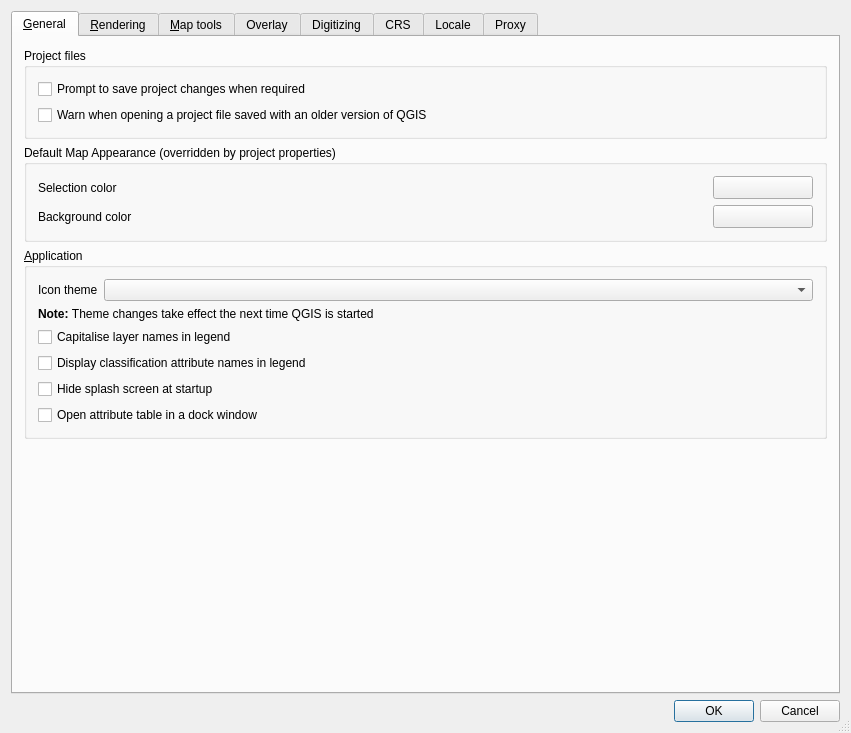
<ui version="4.0" >
 <class>QgsOptionsBase</class>
 <widget class="QDialog" name="QgsOptionsBase" >
  <property name="geometry" >
   <rect>
    <x>0</x>
    <y>0</y>
    <width>851</width>
    <height>733</height>
   </rect>
  </property>
  <property name="windowTitle" >
   <string>QGIS Options</string>
  </property>
  <property name="windowIcon" >
   <iconset/>
  </property>
  <property name="sizeGripEnabled" >
   <bool>true</bool>
  </property>
  <property name="modal" >
   <bool>true</bool>
  </property>
  <layout class="QGridLayout" >
   <item row="1" column="0" >
    <widget class="QDialogButtonBox" name="buttonBox" >
     <property name="orientation" >
      <enum>Qt::Horizontal</enum>
     </property>
     <property name="standardButtons" >
      <set>QDialogButtonBox::Cancel|QDialogButtonBox::NoButton|QDialogButtonBox::Ok</set>
     </property>
    </widget>
   </item>
   <item row="0" column="0" >
    <widget class="QTabWidget" name="tabWidget" >
     <property name="currentIndex" >
      <number>0</number>
     </property>
     <widget class="QWidget" name="tabGeneral" >
      <attribute name="title" >
       <string>&amp;General</string>
      </attribute>
      <layout class="QGridLayout" >
       <item row="0" column="0" >
        <widget class="QGroupBox" name="groupBox_11" >
         <property name="title" >
          <string>Project files</string>
         </property>
         <layout class="QVBoxLayout" >
          <property name="leftMargin" >
           <number>11</number>
          </property>
          <property name="topMargin" >
           <number>11</number>
          </property>
          <property name="rightMargin" >
           <number>11</number>
          </property>
          <property name="bottomMargin" >
           <number>11</number>
          </property>
          <item>
           <widget class="QCheckBox" name="chbAskToSaveProjectChanges" >
            <property name="text" >
             <string>Prompt to save project changes when required</string>
            </property>
           </widget>
          </item>
          <item>
           <widget class="QCheckBox" name="chbWarnOldProjectVersion" >
            <property name="text" >
             <string>Warn when opening a project file saved with an older version of QGIS</string>
            </property>
           </widget>
          </item>
         </layout>
        </widget>
       </item>
       <item row="1" column="0" >
        <widget class="QGroupBox" name="groupBox_9" >
         <property name="title" >
          <string>Default Map Appearance (overridden by project properties)</string>
         </property>
         <layout class="QGridLayout" >
          <item row="0" column="0" >
           <widget class="QLabel" name="textLabel1_9" >
            <property name="text" >
             <string>Selection color</string>
            </property>
            <property name="buddy" >
             <cstring>pbnMeasureColour</cstring>
            </property>
           </widget>
          </item>
          <item row="0" column="1" >
           <spacer>
            <property name="orientation" >
             <enum>Qt::Horizontal</enum>
            </property>
            <property name="sizeHint" >
             <size>
              <width>40</width>
              <height>20</height>
             </size>
            </property>
           </spacer>
          </item>
          <item row="0" column="3" >
           <widget class="QgsColorButton" name="pbnSelectionColour" >
            <property name="minimumSize" >
             <size>
              <width>100</width>
              <height>0</height>
             </size>
            </property>
            <property name="text" >
             <string/>
            </property>
           </widget>
          </item>
          <item row="1" column="0" >
           <widget class="QLabel" name="label" >
            <property name="text" >
             <string>Background color</string>
            </property>
            <property name="buddy" >
             <cstring>pbnCanvasColor</cstring>
            </property>
           </widget>
          </item>
          <item row="1" column="2" >
           <spacer>
            <property name="orientation" >
             <enum>Qt::Horizontal</enum>
            </property>
            <property name="sizeHint" >
             <size>
              <width>40</width>
              <height>20</height>
             </size>
            </property>
           </spacer>
          </item>
          <item row="1" column="3" >
           <widget class="QgsColorButton" name="pbnCanvasColor" >
            <property name="minimumSize" >
             <size>
              <width>100</width>
              <height>0</height>
             </size>
            </property>
            <property name="text" >
             <string/>
            </property>
           </widget>
          </item>
         </layout>
        </widget>
       </item>
       <item row="2" column="0" >
        <widget class="QGroupBox" name="groupBox" >
         <property name="title" >
          <string>&amp;Application</string>
         </property>
         <layout class="QGridLayout" >
          <item row="0" column="0" >
           <widget class="QLabel" name="textLabel1_4" >
            <property name="sizePolicy" >
             <sizepolicy vsizetype="Fixed" hsizetype="Fixed" >
              <horstretch>0</horstretch>
              <verstretch>0</verstretch>
             </sizepolicy>
            </property>
            <property name="text" >
             <string>Icon theme</string>
            </property>
            <property name="buddy" >
             <cstring>cmbTheme</cstring>
            </property>
           </widget>
          </item>
          <item row="0" column="1" >
           <widget class="QComboBox" name="cmbTheme" >
            <property name="duplicatesEnabled" >
             <bool>false</bool>
            </property>
            <item>
             <property name="text" >
              <string/>
             </property>
            </item>
           </widget>
          </item>
          <item row="1" column="0" colspan="2" >
           <widget class="QLabel" name="textLabel1_5" >
            <property name="text" >
             <string>&lt;b>Note: &lt;/b>Theme changes take effect the next time QGIS is started</string>
            </property>
            <property name="alignment" >
             <set>Qt::AlignVCenter</set>
            </property>
           </widget>
          </item>
          <item row="2" column="0" colspan="2" >
           <widget class="QCheckBox" name="capitaliseCheckBox" >
            <property name="text" >
             <string>Capitalise layer names in legend</string>
            </property>
           </widget>
          </item>
          <item row="3" column="0" colspan="2" >
           <widget class="QCheckBox" name="cbxLegendClassifiers" >
            <property name="text" >
             <string>Display classification attribute names in legend</string>
            </property>
           </widget>
          </item>
          <item row="4" column="0" colspan="2" >
           <widget class="QCheckBox" name="cbxHideSplash" >
            <property name="text" >
             <string>Hide splash screen at startup</string>
            </property>
           </widget>
          </item>
          <item row="5" column="0" colspan="2" >
           <widget class="QCheckBox" name="cbxAttributeTableDocked" >
            <property name="text" >
             <string>Open attribute table in a dock window</string>
            </property>
           </widget>
          </item>
         </layout>
        </widget>
       </item>
       <item row="3" column="0" >
        <spacer>
         <property name="orientation" >
          <enum>Qt::Vertical</enum>
         </property>
         <property name="sizeHint" >
          <size>
           <width>577</width>
           <height>21</height>
          </size>
         </property>
        </spacer>
       </item>
      </layout>
     </widget>
     <widget class="QWidget" name="tabRendering" >
      <attribute name="title" >
       <string>&amp;Rendering</string>
      </attribute>
      <layout class="QGridLayout" >
       <item row="0" column="0" >
        <widget class="QGroupBox" name="groupBox_5" >
         <property name="title" >
          <string>Rendering behavior</string>
         </property>
         <layout class="QGridLayout" >
          <item row="0" column="0" >
           <widget class="QCheckBox" name="chkAddedVisibility" >
            <property name="text" >
             <string>By default new la&amp;yers added to the map should be displayed</string>
            </property>
           </widget>
          </item>
          <item row="1" column="0" >
           <widget class="QLabel" name="textLabel1_6" >
            <property name="text" >
             <string>Number of features to draw before updating the display</string>
            </property>
            <property name="buddy" >
             <cstring>spinBoxUpdateThreshold</cstring>
            </property>
           </widget>
          </item>
          <item row="1" column="1" >
           <widget class="QSpinBox" name="spinBoxUpdateThreshold" >
            <property name="toolTip" >
             <string>Map display will be updated (drawn) after this many features have been read from the data source</string>
            </property>
            <property name="maximum" >
             <number>1000000</number>
            </property>
            <property name="value" >
             <number>1000</number>
            </property>
           </widget>
          </item>
          <item row="2" column="0" colspan="2" >
           <widget class="QLabel" name="textLabel3" >
            <property name="text" >
             <string>&lt;b>Note:&lt;/b> Use zero to prevent display updates until all features have been rendered</string>
            </property>
           </widget>
          </item>
         </layout>
        </widget>
       </item>
       <item row="1" column="0" >
        <widget class="QGroupBox" name="groupBox_8" >
         <property name="title" >
          <string>Rendering quality</string>
         </property>
         <layout class="QVBoxLayout" >
          <property name="leftMargin" >
           <number>11</number>
          </property>
          <property name="topMargin" >
           <number>11</number>
          </property>
          <property name="rightMargin" >
           <number>11</number>
          </property>
          <property name="bottomMargin" >
           <number>11</number>
          </property>
          <item>
           <widget class="QCheckBox" name="chkAntiAliasing" >
            <property name="text" >
             <string>Make lines appear less jagged at the expense of some drawing performance</string>
            </property>
           </widget>
          </item>
          <item>
           <widget class="QCheckBox" name="chkUseQPixmap" >
            <property name="toolTip" >
             <string>Selecting this will unselect the 'make lines less' jagged toggle</string>
            </property>
            <property name="text" >
             <string>Fix problems with incorrectly filled polygons</string>
            </property>
           </widget>
          </item>
          <item>
           <widget class="QCheckBox" name="cbxSplitterRedraw" >
            <property name="text" >
             <string>Continuously redraw the map when dragging the legend/map divider</string>
            </property>
           </widget>
          </item>
         </layout>
        </widget>
       </item>
       <item row="2" column="0" >
        <spacer>
         <property name="orientation" >
          <enum>Qt::Vertical</enum>
         </property>
         <property name="sizeHint" >
          <size>
           <width>20</width>
           <height>40</height>
          </size>
         </property>
        </spacer>
       </item>
      </layout>
     </widget>
     <widget class="QWidget" name="tabMap" >
      <attribute name="title" >
       <string>&amp;Map tools</string>
      </attribute>
      <layout class="QGridLayout" >
       <property name="leftMargin" >
        <number>11</number>
       </property>
       <property name="topMargin" >
        <number>11</number>
       </property>
       <property name="rightMargin" >
        <number>11</number>
       </property>
       <property name="bottomMargin" >
        <number>11</number>
       </property>
       <item row="2" column="0" >
        <widget class="QGroupBox" name="groupBox_10" >
         <property name="title" >
          <string>Panning and zooming</string>
         </property>
         <layout class="QGridLayout" >
          <property name="leftMargin" >
           <number>11</number>
          </property>
          <property name="topMargin" >
           <number>11</number>
          </property>
          <property name="rightMargin" >
           <number>11</number>
          </property>
          <property name="bottomMargin" >
           <number>11</number>
          </property>
          <item row="0" column="1" >
           <widget class="QComboBox" name="cmbWheelAction" >
            <item>
             <property name="text" >
              <string>Zoom</string>
             </property>
            </item>
            <item>
             <property name="text" >
              <string>Zoom and recenter</string>
             </property>
            </item>
            <item>
             <property name="text" >
              <string>Zoom to mouse cursor</string>
             </property>
            </item>
            <item>
             <property name="text" >
              <string>Nothing</string>
             </property>
            </item>
           </widget>
          </item>
          <item row="1" column="0" >
           <widget class="QLabel" name="label_3" >
            <property name="text" >
             <string>Zoom factor</string>
            </property>
           </widget>
          </item>
          <item row="0" column="0" >
           <widget class="QLabel" name="label_2" >
            <property name="text" >
             <string>Mouse wheel action</string>
            </property>
           </widget>
          </item>
          <item row="1" column="1" >
           <widget class="QDoubleSpinBox" name="spinZoomFactor" >
            <property name="decimals" >
             <number>1</number>
            </property>
            <property name="minimum" >
             <double>1.100000000000000</double>
            </property>
            <property name="value" >
             <double>2.000000000000000</double>
            </property>
           </widget>
          </item>
         </layout>
        </widget>
       </item>
       <item row="1" column="0" >
        <widget class="QGroupBox" name="groupBox_6" >
         <property name="title" >
          <string>Measure tool</string>
         </property>
         <layout class="QGridLayout" >
          <property name="leftMargin" >
           <number>11</number>
          </property>
          <property name="topMargin" >
           <number>11</number>
          </property>
          <property name="rightMargin" >
           <number>11</number>
          </property>
          <property name="bottomMargin" >
           <number>11</number>
          </property>
          <item row="1" column="2" >
           <spacer>
            <property name="orientation" >
             <enum>Qt::Horizontal</enum>
            </property>
            <property name="sizeHint" >
             <size>
              <width>191</width>
              <height>20</height>
             </size>
            </property>
           </spacer>
          </item>
          <item row="1" column="1" >
           <widget class="QgsColorButton" name="pbnMeasureColour" >
            <property name="minimumSize" >
             <size>
              <width>100</width>
              <height>0</height>
             </size>
            </property>
            <property name="text" >
             <string/>
            </property>
           </widget>
          </item>
          <item row="0" column="1" colspan="2" >
           <widget class="QComboBox" name="cmbEllipsoid" />
          </item>
          <item row="1" column="0" >
           <widget class="QLabel" name="textLabel1_10" >
            <property name="text" >
             <string>Rubberband color</string>
            </property>
            <property name="buddy" >
             <cstring>cmbEllipsoid</cstring>
            </property>
           </widget>
          </item>
          <item row="0" column="0" >
           <widget class="QLabel" name="textLabel1_8" >
            <property name="text" >
             <string>Ellipsoid for distance calculations</string>
            </property>
            <property name="buddy" >
             <cstring>cmbEllipsoid</cstring>
            </property>
           </widget>
          </item>
         </layout>
        </widget>
       </item>
       <item row="0" column="0" >
        <widget class="QGroupBox" name="groupBox_7" >
         <property name="title" >
          <string>Search radius</string>
         </property>
         <layout class="QGridLayout" >
          <property name="leftMargin" >
           <number>11</number>
          </property>
          <property name="topMargin" >
           <number>11</number>
          </property>
          <property name="rightMargin" >
           <number>11</number>
          </property>
          <property name="bottomMargin" >
           <number>11</number>
          </property>
          <item row="1" column="0" colspan="2" >
           <widget class="QLabel" name="textLabel2" >
            <property name="text" >
             <string>&lt;b>Note:&lt;/b> Specify the search radius as a percentage of the map width</string>
            </property>
            <property name="wordWrap" >
             <bool>true</bool>
            </property>
           </widget>
          </item>
          <item row="0" column="0" >
           <widget class="QLabel" name="textLabel1_3" >
            <property name="text" >
             <string>Search radius for identifying features and displaying map tips</string>
            </property>
            <property name="buddy" >
             <cstring>spinBoxIdentifyValue</cstring>
            </property>
           </widget>
          </item>
          <item row="0" column="1" >
           <widget class="QDoubleSpinBox" name="spinBoxIdentifyValue" >
            <property name="suffix" >
             <string>%</string>
            </property>
            <property name="maximum" >
             <double>100.000000000000000</double>
            </property>
            <property name="singleStep" >
             <double>0.010000000000000</double>
            </property>
            <property name="value" >
             <double>5.000000000000000</double>
            </property>
           </widget>
          </item>
         </layout>
        </widget>
       </item>
       <item row="3" column="0" >
        <spacer>
         <property name="orientation" >
          <enum>Qt::Vertical</enum>
         </property>
         <property name="sizeHint" >
          <size>
           <width>20</width>
           <height>40</height>
          </size>
         </property>
        </spacer>
       </item>
      </layout>
     </widget>
     <widget class="QWidget" name="mOverlayTab" >
      <attribute name="title" >
       <string>Overlay</string>
      </attribute>
      <widget class="QGroupBox" name="mPositionGroupBox" >
       <property name="geometry" >
        <rect>
         <x>10</x>
         <y>10</y>
         <width>801</width>
         <height>111</height>
        </rect>
       </property>
       <property name="title" >
        <string>Position</string>
       </property>
       <widget class="QWidget" name="layoutWidget" >
        <property name="geometry" >
         <rect>
          <x>20</x>
          <y>40</y>
          <width>761</width>
          <height>42</height>
         </rect>
        </property>
        <layout class="QHBoxLayout" >
         <item>
          <widget class="QLabel" name="mAlgorithmLabel" >
           <property name="text" >
            <string>Placement algorithm:</string>
           </property>
          </widget>
         </item>
         <item>
          <widget class="QComboBox" name="mOverlayAlgorithmComboBox" />
         </item>
         <item>
          <spacer>
           <property name="orientation" >
            <enum>Qt::Horizontal</enum>
           </property>
           <property name="sizeHint" >
            <size>
             <width>221</width>
             <height>20</height>
            </size>
           </property>
          </spacer>
         </item>
        </layout>
       </widget>
      </widget>
     </widget>
     <widget class="QWidget" name="tabDigitizing" >
      <attribute name="title" >
       <string>Digitizing</string>
      </attribute>
      <layout class="QGridLayout" >
       <item row="0" column="0" >
        <widget class="QGroupBox" name="mRubberBandGroupBox" >
         <property name="title" >
          <string>Rubberband</string>
         </property>
         <layout class="QGridLayout" >
          <item row="0" column="0" >
           <widget class="QLabel" name="mLineWidthTextLabel" >
            <property name="text" >
             <string>Line width</string>
            </property>
            <property name="buddy" >
             <cstring>mLineWidthSpinBox</cstring>
            </property>
           </widget>
          </item>
          <item row="0" column="1" >
           <widget class="QSpinBox" name="mLineWidthSpinBox" >
            <property name="toolTip" >
             <string>Line width in pixels</string>
            </property>
            <property name="minimum" >
             <number>1</number>
            </property>
           </widget>
          </item>
          <item row="1" column="0" >
           <widget class="QLabel" name="mLineColourTextLabel" >
            <property name="text" >
             <string>Line colour</string>
            </property>
            <property name="buddy" >
             <cstring>mLineColourToolButton</cstring>
            </property>
           </widget>
          </item>
          <item row="1" column="1" >
           <widget class="QgsColorButton" name="mLineColourToolButton" >
            <property name="minimumSize" >
             <size>
              <width>100</width>
              <height>0</height>
             </size>
            </property>
            <property name="text" >
             <string/>
            </property>
           </widget>
          </item>
         </layout>
        </widget>
       </item>
       <item row="1" column="0" >
        <widget class="QGroupBox" name="mSnappingGroupBox" >
         <property name="title" >
          <string>Snapping</string>
         </property>
         <layout class="QGridLayout" >
          <item row="0" column="0" >
           <widget class="QLabel" name="mDefaultSnapModeLabel" >
            <property name="text" >
             <string>Default snap mode</string>
            </property>
           </widget>
          </item>
          <item row="0" column="1" colspan="3" >
           <spacer>
            <property name="orientation" >
             <enum>Qt::Horizontal</enum>
            </property>
            <property name="sizeHint" >
             <size>
              <width>311</width>
              <height>20</height>
             </size>
            </property>
           </spacer>
          </item>
          <item row="0" column="4" >
           <widget class="QComboBox" name="mDefaultSnapModeComboBox" >
            <property name="sizePolicy" >
             <sizepolicy vsizetype="Fixed" hsizetype="Expanding" >
              <horstretch>0</horstretch>
              <verstretch>0</verstretch>
             </sizepolicy>
            </property>
           </widget>
          </item>
          <item row="1" column="0" colspan="2" >
           <widget class="QLabel" name="mDefaultSnappingToleranceTextLabel" >
            <property name="text" >
             <string>Default snapping tolerance in layer units</string>
            </property>
           </widget>
          </item>
          <item row="1" column="2" colspan="2" >
           <spacer>
            <property name="orientation" >
             <enum>Qt::Horizontal</enum>
            </property>
            <property name="sizeHint" >
             <size>
              <width>241</width>
              <height>20</height>
             </size>
            </property>
           </spacer>
          </item>
          <item row="1" column="4" >
           <widget class="QDoubleSpinBox" name="mDefaultSnappingToleranceSpinBox" >
            <property name="decimals" >
             <number>5</number>
            </property>
            <property name="maximum" >
             <double>9999.989999999999782</double>
            </property>
           </widget>
          </item>
          <item row="2" column="0" colspan="3" >
           <widget class="QLabel" name="mVertexSearchRadiusVertexEditLabel" >
            <property name="text" >
             <string>Search radius for vertex edits in layer units</string>
            </property>
           </widget>
          </item>
          <item row="2" column="3" >
           <spacer>
            <property name="orientation" >
             <enum>Qt::Horizontal</enum>
            </property>
            <property name="sizeHint" >
             <size>
              <width>61</width>
              <height>20</height>
             </size>
            </property>
           </spacer>
          </item>
          <item row="2" column="4" >
           <widget class="QDoubleSpinBox" name="mSearchRadiusVertexEditSpinBox" >
            <property name="decimals" >
             <number>5</number>
            </property>
            <property name="maximum" >
             <double>9999.989999999999782</double>
            </property>
           </widget>
          </item>
         </layout>
        </widget>
       </item>
       <item row="2" column="0" >
        <widget class="QGroupBox" name="mVertexMarkerGroupBox" >
         <property name="title" >
          <string>Vertex markers</string>
         </property>
         <layout class="QGridLayout" >
          <item row="0" column="0" >
           <widget class="QLabel" name="mMarkerStyleLabel" >
            <property name="text" >
             <string>Marker style</string>
            </property>
           </widget>
          </item>
          <item row="0" column="1" >
           <spacer>
            <property name="orientation" >
             <enum>Qt::Horizontal</enum>
            </property>
            <property name="sizeHint" >
             <size>
              <width>281</width>
              <height>20</height>
             </size>
            </property>
           </spacer>
          </item>
          <item row="0" column="2" >
           <widget class="QComboBox" name="mMarkerStyleComboBox" >
            <property name="sizePolicy" >
             <sizepolicy vsizetype="Fixed" hsizetype="Expanding" >
              <horstretch>0</horstretch>
              <verstretch>0</verstretch>
             </sizepolicy>
            </property>
           </widget>
          </item>
         </layout>
        </widget>
       </item>
       <item row="3" column="0" >
        <spacer>
         <property name="orientation" >
          <enum>Qt::Vertical</enum>
         </property>
         <property name="sizeHint" >
          <size>
           <width>547</width>
           <height>71</height>
          </size>
         </property>
        </spacer>
       </item>
      </layout>
     </widget>
     <widget class="QWidget" name="tabCRS" >
      <attribute name="title" >
       <string>CRS</string>
      </attribute>
      <layout class="QGridLayout" >
       <property name="leftMargin" >
        <number>11</number>
       </property>
       <property name="topMargin" >
        <number>11</number>
       </property>
       <property name="rightMargin" >
        <number>11</number>
       </property>
       <property name="bottomMargin" >
        <number>11</number>
       </property>
       <item row="3" column="0" >
        <spacer>
         <property name="orientation" >
          <enum>Qt::Vertical</enum>
         </property>
         <property name="sizeHint" >
          <size>
           <width>51</width>
           <height>31</height>
          </size>
         </property>
        </spacer>
       </item>
       <item row="2" column="0" >
        <widget class="QPushButton" name="pbnSelectProjection" >
         <property name="text" >
          <string>Select Global Default ...</string>
         </property>
        </widget>
       </item>
       <item row="1" column="0" >
        <widget class="QTextBrowser" name="txtGlobalWkt" />
       </item>
       <item row="0" column="0" >
        <widget class="QGroupBox" name="grpProjectionBehaviour" >
         <property name="title" >
          <string>When layer is loaded that has no coordinate reference system (CRS)</string>
         </property>
         <layout class="QVBoxLayout" >
          <property name="leftMargin" >
           <number>11</number>
          </property>
          <property name="topMargin" >
           <number>11</number>
          </property>
          <property name="rightMargin" >
           <number>11</number>
          </property>
          <property name="bottomMargin" >
           <number>11</number>
          </property>
          <item>
           <widget class="QRadioButton" name="radPromptForProjection" >
            <property name="text" >
             <string>Prompt for CRS</string>
            </property>
           </widget>
          </item>
          <item>
           <widget class="QRadioButton" name="radUseProjectProjection" >
            <property name="text" >
             <string>Project wide default CRS will be used</string>
            </property>
           </widget>
          </item>
          <item>
           <widget class="QRadioButton" name="radUseGlobalProjection" >
            <property name="text" >
             <string>Global default CRS displa&amp;yed below will be used</string>
            </property>
           </widget>
          </item>
         </layout>
        </widget>
       </item>
      </layout>
     </widget>
     <widget class="QWidget" name="tabLocale" >
      <attribute name="title" >
       <string>Locale</string>
      </attribute>
      <layout class="QGridLayout" >
       <item row="0" column="0" >
        <widget class="QGroupBox" name="grpLocale" >
         <property name="title" >
          <string>Override system locale</string>
         </property>
         <property name="checkable" >
          <bool>true</bool>
         </property>
         <layout class="QGridLayout" >
          <item row="0" column="0" >
           <widget class="QLabel" name="label_5" >
            <property name="text" >
             <string>Locale to use instead</string>
            </property>
            <property name="buddy" >
             <cstring>cboLocale</cstring>
            </property>
           </widget>
          </item>
          <item row="0" column="1" >
           <widget class="QComboBox" name="cboLocale" />
          </item>
          <item row="1" column="0" colspan="2" >
           <widget class="QLabel" name="label_7" >
            <property name="text" >
             <string>&lt;b>Note:&lt;/b> Enabling / changing overide on local requires an application restart</string>
            </property>
            <property name="wordWrap" >
             <bool>true</bool>
            </property>
           </widget>
          </item>
         </layout>
        </widget>
       </item>
       <item row="2" column="0" >
        <spacer>
         <property name="orientation" >
          <enum>Qt::Vertical</enum>
         </property>
         <property name="sizeHint" >
          <size>
           <width>501</width>
           <height>51</height>
          </size>
         </property>
        </spacer>
       </item>
       <item row="1" column="0" >
        <widget class="QGroupBox" name="groupBox_12" >
         <property name="title" >
          <string>Additional Info</string>
         </property>
         <layout class="QGridLayout" >
          <item row="0" column="0" >
           <widget class="QLabel" name="lblSystemLocale" >
            <property name="text" >
             <string>Detected active locale on your system:</string>
            </property>
           </widget>
          </item>
         </layout>
        </widget>
       </item>
      </layout>
     </widget>
     <widget class="QWidget" name="tab" >
      <attribute name="title" >
       <string>Proxy</string>
      </attribute>
      <layout class="QGridLayout" >
       <item row="0" column="0" >
        <widget class="QGroupBox" name="grpProxy" >
         <property name="title" >
          <string>Use proxy for web access</string>
         </property>
         <property name="flat" >
          <bool>false</bool>
         </property>
         <property name="checkable" >
          <bool>true</bool>
         </property>
         <layout class="QGridLayout" >
          <item row="0" column="0" >
           <widget class="QLabel" name="lblProxyHost" >
            <property name="text" >
             <string>Host</string>
            </property>
            <property name="buddy" >
             <cstring>leProxyHost</cstring>
            </property>
           </widget>
          </item>
          <item row="0" column="1" >
           <widget class="QLineEdit" name="leProxyHost" />
          </item>
          <item row="1" column="0" >
           <widget class="QLabel" name="lblProxyPort" >
            <property name="text" >
             <string>Port</string>
            </property>
            <property name="buddy" >
             <cstring>leProxyPort</cstring>
            </property>
           </widget>
          </item>
          <item row="1" column="1" >
           <widget class="QLineEdit" name="leProxyPort" />
          </item>
          <item row="2" column="0" >
           <widget class="QLabel" name="lblUser" >
            <property name="text" >
             <string>User</string>
            </property>
            <property name="buddy" >
             <cstring>leProxyUser</cstring>
            </property>
           </widget>
          </item>
          <item row="2" column="1" >
           <widget class="QLineEdit" name="leProxyUser" >
            <property name="toolTip" >
             <string>Leave this blank if no proxy username / password are required</string>
            </property>
           </widget>
          </item>
          <item row="3" column="0" >
           <widget class="QLabel" name="lblPassword" >
            <property name="text" >
             <string>Password</string>
            </property>
            <property name="buddy" >
             <cstring>leProxyPassword</cstring>
            </property>
           </widget>
          </item>
          <item row="3" column="1" >
           <widget class="QLineEdit" name="leProxyPassword" >
            <property name="toolTip" >
             <string>Leave this blank if no proxy username / password are required</string>
            </property>
            <property name="echoMode" >
             <enum>QLineEdit::Password</enum>
            </property>
           </widget>
          </item>
         </layout>
        </widget>
       </item>
       <item row="1" column="0" >
        <spacer>
         <property name="orientation" >
          <enum>Qt::Vertical</enum>
         </property>
         <property name="sizeHint" >
          <size>
           <width>20</width>
           <height>40</height>
          </size>
         </property>
        </spacer>
       </item>
      </layout>
     </widget>
    </widget>
   </item>
  </layout>
 </widget>
 <layoutdefault spacing="6" margin="11" />
 <customwidgets>
  <customwidget>
   <class>QgsColorButton</class>
   <extends>QToolButton</extends>
   <header>qgscolorbutton.h</header>
  </customwidget>
 </customwidgets>
 <tabstops>
  <tabstop>chbAskToSaveProjectChanges</tabstop>
  <tabstop>chbWarnOldProjectVersion</tabstop>
  <tabstop>pbnSelectionColour</tabstop>
  <tabstop>pbnCanvasColor</tabstop>
  <tabstop>cmbTheme</tabstop>
  <tabstop>capitaliseCheckBox</tabstop>
  <tabstop>cbxHideSplash</tabstop>
  <tabstop>chkAddedVisibility</tabstop>
  <tabstop>spinBoxUpdateThreshold</tabstop>
  <tabstop>chkAntiAliasing</tabstop>
  <tabstop>chkUseQPixmap</tabstop>
  <tabstop>cbxSplitterRedraw</tabstop>
  <tabstop>spinBoxIdentifyValue</tabstop>
  <tabstop>cmbEllipsoid</tabstop>
  <tabstop>pbnMeasureColour</tabstop>
  <tabstop>cmbWheelAction</tabstop>
  <tabstop>spinZoomFactor</tabstop>
  <tabstop>mLineWidthSpinBox</tabstop>
  <tabstop>mLineColourToolButton</tabstop>
  <tabstop>mDefaultSnapModeComboBox</tabstop>
  <tabstop>mDefaultSnappingToleranceSpinBox</tabstop>
  <tabstop>mSearchRadiusVertexEditSpinBox</tabstop>
  <tabstop>mMarkerStyleComboBox</tabstop>
  <tabstop>radPromptForProjection</tabstop>
  <tabstop>radUseProjectProjection</tabstop>
  <tabstop>radUseGlobalProjection</tabstop>
  <tabstop>txtGlobalWkt</tabstop>
  <tabstop>pbnSelectProjection</tabstop>
  <tabstop>grpLocale</tabstop>
  <tabstop>cboLocale</tabstop>
  <tabstop>buttonBox</tabstop>
  <tabstop>tabWidget</tabstop>
 </tabstops>
 <resources/>
 <connections/>
</ui>
